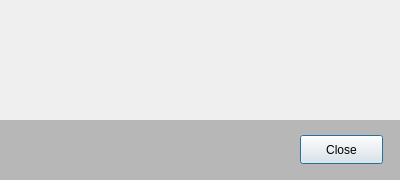
<?xml version="1.0" encoding="UTF-8"?>
<ui version="4.0">
 <class>ErrDialog</class>
 <widget class="QDialog" name="ErrDialog">
  <property name="geometry">
   <rect>
    <x>0</x>
    <y>0</y>
    <width>400</width>
    <height>180</height>
   </rect>
  </property>
  <property name="sizePolicy">
   <sizepolicy hsizetype="Fixed" vsizetype="Fixed">
    <horstretch>0</horstretch>
    <verstretch>0</verstretch>
   </sizepolicy>
  </property>
  <property name="windowTitle">
   <string>Dialog</string>
  </property>
  <widget class="QLabel" name="label">
   <property name="geometry">
    <rect>
     <x>90</x>
     <y>10</y>
     <width>291</width>
     <height>61</height>
    </rect>
   </property>
   <property name="font">
    <font>
     <pointsize>14</pointsize>
    </font>
   </property>
   <property name="styleSheet">
    <string notr="true"/>
   </property>
   <property name="text">
    <string/>
   </property>
   <property name="alignment">
    <set>Qt::AlignLeading|Qt::AlignLeft|Qt::AlignVCenter</set>
   </property>
   <property name="wordWrap">
    <bool>true</bool>
   </property>
   <property name="margin">
    <number>0</number>
   </property>
   <property name="indent">
    <number>0</number>
   </property>
  </widget>
  <widget class="QWidget" name="widget" native="true">
   <property name="geometry">
    <rect>
     <x>21</x>
     <y>10</y>
     <width>41</width>
     <height>61</height>
    </rect>
   </property>
   <property name="styleSheet">
    <string notr="true">image: url(:/icons/err.png)</string>
   </property>
  </widget>
  <widget class="QLabel" name="label_2">
   <property name="geometry">
    <rect>
     <x>90</x>
     <y>80</y>
     <width>291</width>
     <height>41</height>
    </rect>
   </property>
   <property name="text">
    <string/>
   </property>
  </widget>
  <widget class="QWidget" name="widget_2" native="true">
   <property name="geometry">
    <rect>
     <x>0</x>
     <y>120</y>
     <width>401</width>
     <height>61</height>
    </rect>
   </property>
   <property name="styleSheet">
    <string notr="true">background: rgba(0,0,0,60);</string>
   </property>
  </widget>
  <widget class="QPushButton" name="pushButton">
   <property name="geometry">
    <rect>
     <x>300</x>
     <y>135</y>
     <width>83</width>
     <height>29</height>
    </rect>
   </property>
   <property name="text">
    <string>Close</string>
   </property>
  </widget>
 </widget>
 <resources/>
 <connections/>
</ui>
